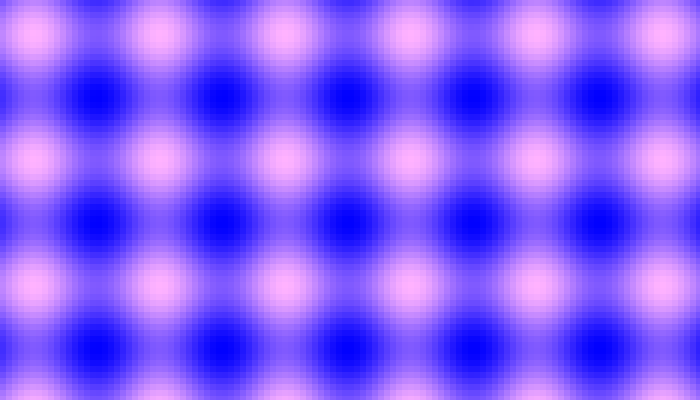
Frame 1 (no input)
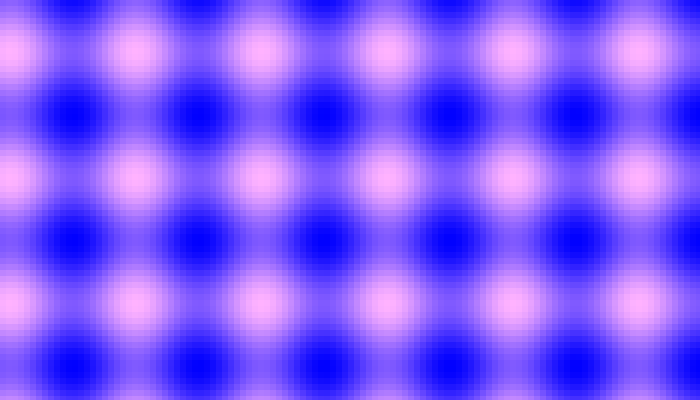
Frame 60 (no input)
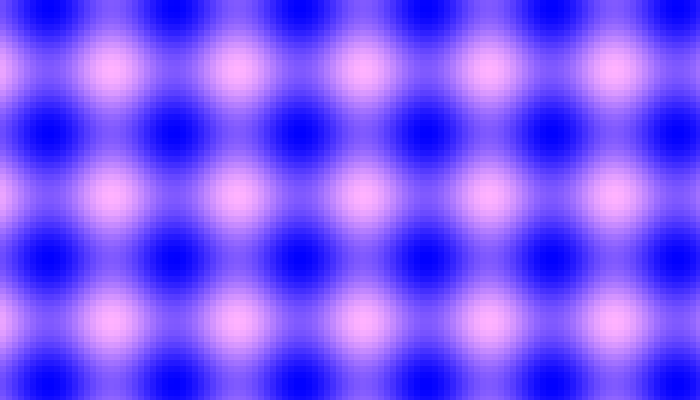
Frame 120 (the mouse pressed at the canvas centre since frame 60)

The p5.js sketch that drew these frames (run headless with seeded random() and noise() and a simulated clock; from frame 60 on, the mouse is pressed at the canvas centre):

// p5.js sketch
// ── sketch.js
/* DM3008 Generative Art, Ashley Hi 2026
 * Week 4 - Waves & Distribution
 * Interference Field
 * Two overlapping wave fields added together.
*/

function setup() {
  createCanvas(700, 400);
  noStroke();
}

function draw() {
  background(20);

  for (let x = 0; x < width; x += 6) {
    for (let y = 0; y < height; y += 6) {
      let wave1 = sin(x * 0.05 + frameCount * 0.02);
      let wave2 = sin(y * 0.05 - frameCount * 0.015);

      let combined = wave1 + wave2; // ranges roughly -2 to 2
      let brightness = map(combined, -2, 2, 0, 255);

      fill(brightness, brightness * 0.7, 255);
      rect(x, y, 6, 6);
    }
  }
}
